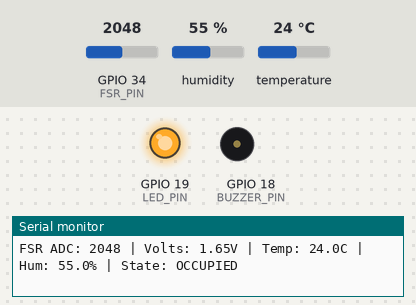
Simulated run of this sketch. Board: ESP32. On the bench: output pins drawn as LEDs (lit = HIGH), buzzer (waves = sounding, pin HIGH), the last lines printed to the serial monitor. The inputs (shaded band) are chosen by the test bench; at power-on: temperature 24 °C, GPIO 34 (FSR_PIN) = 2048, humidity 55 % (analog values on the 0–4095 scale). WiFi joins after 1.5 s; servers stay silent unless stated.

Above: at 3.1 s.
3.2 s: temperature set to 36 °C
5.2 s: temperature set to 39 °C
At 6.5 s:
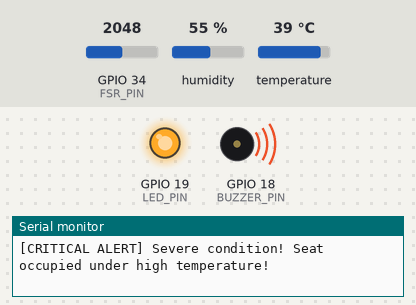
7.6 s: GPIO 34 (FSR_PIN) set to 546
9.2 s: GPIO 34 (FSR_PIN) set to 459
At 9.8 s:
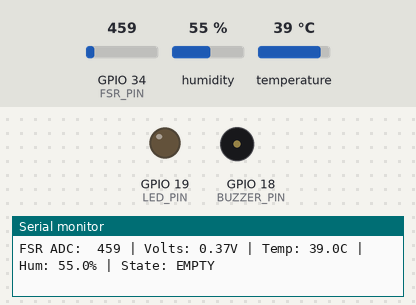
11.1 s: GPIO 34 (FSR_PIN) set to 540
At 11.7 s:
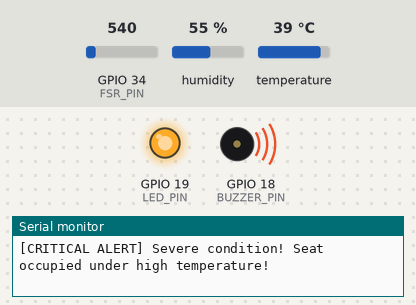
12.6 s: GPIO 34 (FSR_PIN) set to 491
At 13.1 s:
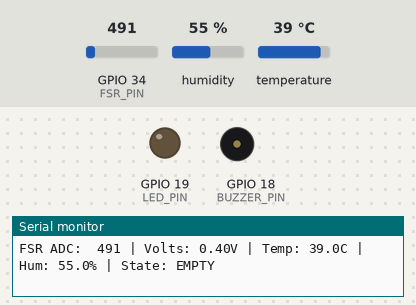
Timing chart, 0 to 15.1 s (numbered marks = the images above; inputs shaded):
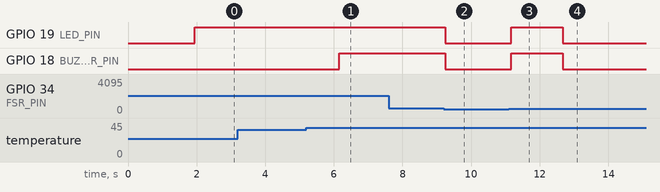

Measured:
- the behaviour switches between 37 and 38 °C on temperature (found by bisection; images 0 and 1)
- the behaviour switches between 501 and 500 on GPIO 34 (FSR_PIN) (found by bisection; images 1 and 2)
- after the input at 5.2 s, GPIO 18 (BUZZER_PIN): LOW → HIGH after 0.96 s
- after the input at 9.2 s, GPIO 19 (LED_PIN), GPIO 18 (BUZZER_PIN): HIGH → LOW after 0.05 s
- after the input at 11.1 s, GPIO 19 (LED_PIN), GPIO 18 (BUZZER_PIN): LOW → HIGH after 0.07 s
- after the input at 12.6 s, GPIO 19 (LED_PIN), GPIO 18 (BUZZER_PIN): HIGH → LOW after 0.07 s

The sketch:

SmartSeat_Firmware.ino
```cpp
#define BLYNK_TEMPLATE_ID   "TMPL000000"
#define BLYNK_TEMPLATE_NAME "SmartSeat"
#define BLYNK_AUTH_TOKEN    "YourAuthTokenPlaceholder"

#define BLYNK_PRINT Serial

#include <WiFi.h>
#include <WiFiClient.h>
#include <BlynkSimpleEsp32.h>
#include <DHT.h>

// --- Hardware Pin Assignments ---
const int FSR_PIN = 34;       // Analog input for Force Sensitive Resistor (ADC1_CH6)
const int DHT_PIN = 23;       // Digital input for DHT11 Temperature & Humidity Sensor
const int BUZZER_PIN = 18;    // Digital output for Alarm Buzzer Driver
const int LED_PIN = 19;       // Digital output for Status Indicator LED

// --- Calibration & Thresholds ---
const int WEIGHT_THRESHOLD = 500;   // Calibrated raw ADC value for child presence
const float TEMP_THRESHOLD = 38.0;  // Critical temperature threshold in Celsius

// --- Timing Variables (Non-blocking execution) ---
unsigned long lastSensorReadTime = 0;
const unsigned long SENSOR_INTERVAL = 100; // Poll sensors every 100ms

// --- Object Initializations ---
DHT dht(DHT_PIN, DHT11);

// --- Network Credentials ---
char ssid[] = "YourNetworkSSID";
char pass[] = "YourNetworkPassword";

void setup() {
    // Initialize Hardware Serial Communication
    Serial.begin(115200);
    delay(100);
    Serial.println("\n--- SmartSeat Firmware Initialization Started ---");

    // Configure GPIO Pin Modes
    pinMode(FSR_PIN, INPUT);
    pinMode(BUZZER_PIN, OUTPUT);
    pinMode(LED_PIN, OUTPUT);

    // Set initial actuator states to safe (OFF)
    digitalWrite(BUZZER_PIN, LOW);
    digitalWrite(LED_PIN, LOW);

    // Initialize Environmental Sensor
    dht.begin();
    Serial.println("[INFO] DHT11 Sensor initialized successfully.");

    // Configure ESP32 Successive Approximation Register (SAR) ADC
    // 12-bit resolution provides values from 0 to 4095
    analogReadResolution(12);
    // 11dB attenuation allows reading voltages up to ~3.3V safely
    analogSetAttenuation(ADC_11db);
    Serial.println("[INFO] ADC configured to 12-bit resolution with 11dB attenuation.");

    // Initialize Cloud Connectivity via Blynk IoT Platform
    Serial.println("[INFO] Establishing connection to Blynk IoT Cloud...");
    Blynk.begin(BLYNK_AUTH_TOKEN, ssid, pass);
}

void loop() {
    // Maintain cloud keep-alives and process incoming network events
    Blynk.run();

    // Event-driven sensor polling execution (Non-blocking design without delay())
    unsigned long currentMillis = millis();
    if (currentMillis - lastSensorReadTime >= SENSOR_INTERVAL) {
        lastSensorReadTime = currentMillis;
        processSystemSensors();
    }
}

void processSystemSensors() {
    // Read analog voltage from FSR voltage divider network
    int rawADC = analogRead(FSR_PIN);
    float voltage = (rawADC * 3.3) / 4095.0; // Map 12-bit ADC value to physical voltage

    // Read climate metrics from the DHT11 sensor
    float temperature = dht.readTemperature();
    float humidity = dht.readHumidity();

    // Check for sensor readout failures (Hardware disconnected or noise interference)
    if (isnan(temperature) || isnan(humidity)) {
        Serial.println("[ERROR] Failed to read from DHT sensor! Checking hardware line...");
        return;
    }

    // Evaluate child occupancy condition based on physical weight
    bool isOccupied = (rawADC > WEIGHT_THRESHOLD);

    // Print operational telemetry to hardware Serial Monitor for debugging purposes
    Serial.printf("FSR ADC: %4d | Volts: %2.2fV | Temp: %2.1fC | Hum: %2.1f%% | State: %s\n",
                  rawADC, voltage, temperature, humidity, isOccupied ? "OCCUPIED" : "EMPTY");

    // Transmit telemetry payloads to Blynk Cloud Virtual Pins
    Blynk.virtualWrite(V1, rawADC);
    Blynk.virtualWrite(V2, temperature);
    Blynk.virtualWrite(V3, humidity);
    Blynk.virtualWrite(V4, isOccupied ? 1 : 0);

    // System Safety Logic Verification (Finite State Machine execution)
    if (isOccupied) {
        if (temperature >= TEMP_THRESHOLD) {
            // Threshold exceeded - Trigger critical safety protocols
            executeCriticalAlarm();
        } else {
            // Occupied but within medical safety thresholds (Safe State)
            digitalWrite(LED_PIN, HIGH);
            digitalWrite(BUZZER_PIN, LOW);
        }
    } else {
        // Seat is vacant - safe standby mode
        digitalWrite(LED_PIN, LOW);
        digitalWrite(BUZZER_PIN, LOW);
    }
}

void executeCriticalAlarm() {
    Serial.println("[CRITICAL ALERT] Severe condition! Seat occupied under high temperature!");

    // Actuate localized physical alarms (NPN transistor driven buzzer)
    digitalWrite(BUZZER_PIN, HIGH);
    digitalWrite(LED_PIN, HIGH);

    // Trigger remote cloud notifications via Blynk event handlers (Push/SMS)
    Blynk.logEvent("critical_heat_alert", "Warning! Critical temperature detected in occupied child seat!");
}
```
